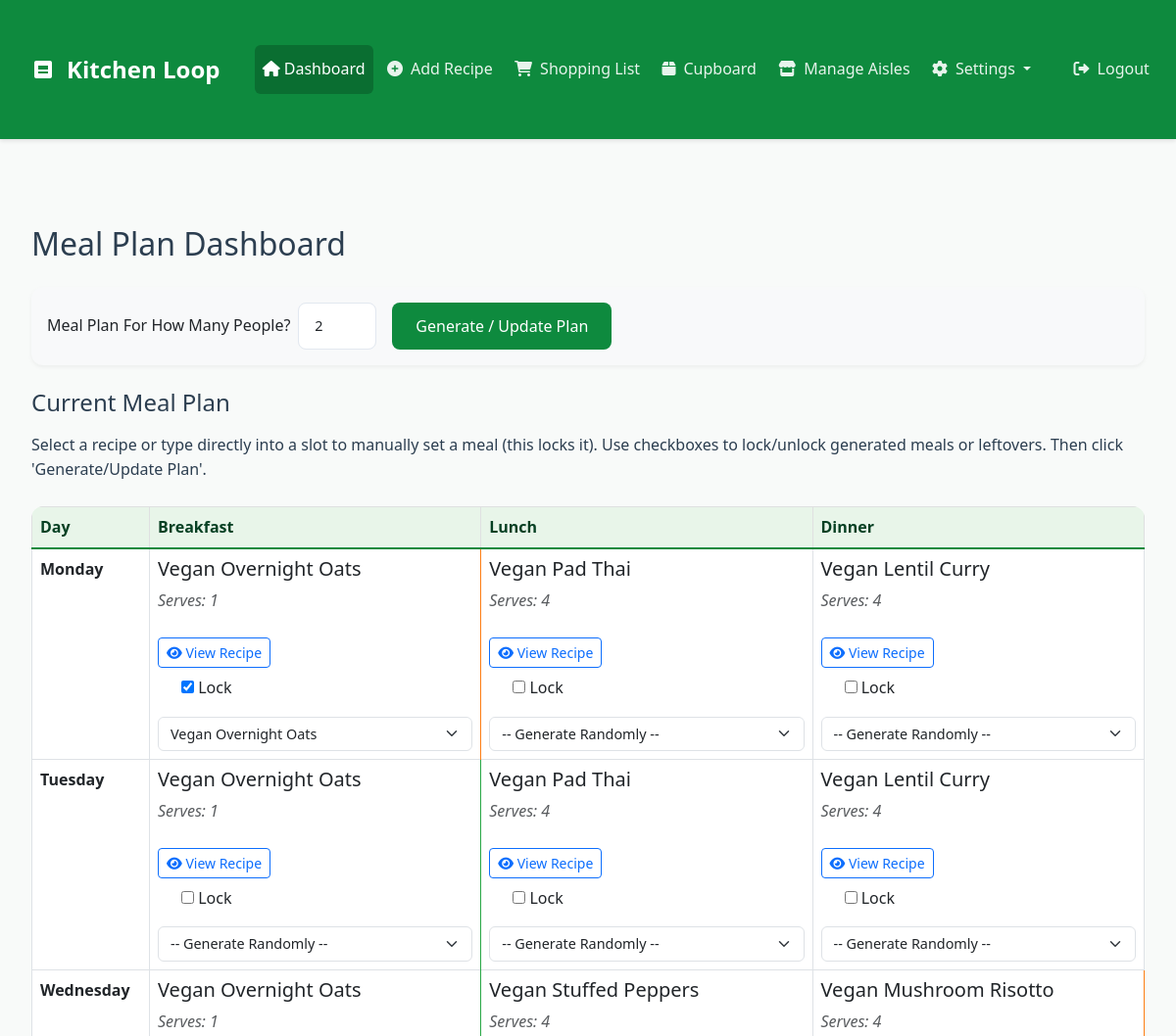
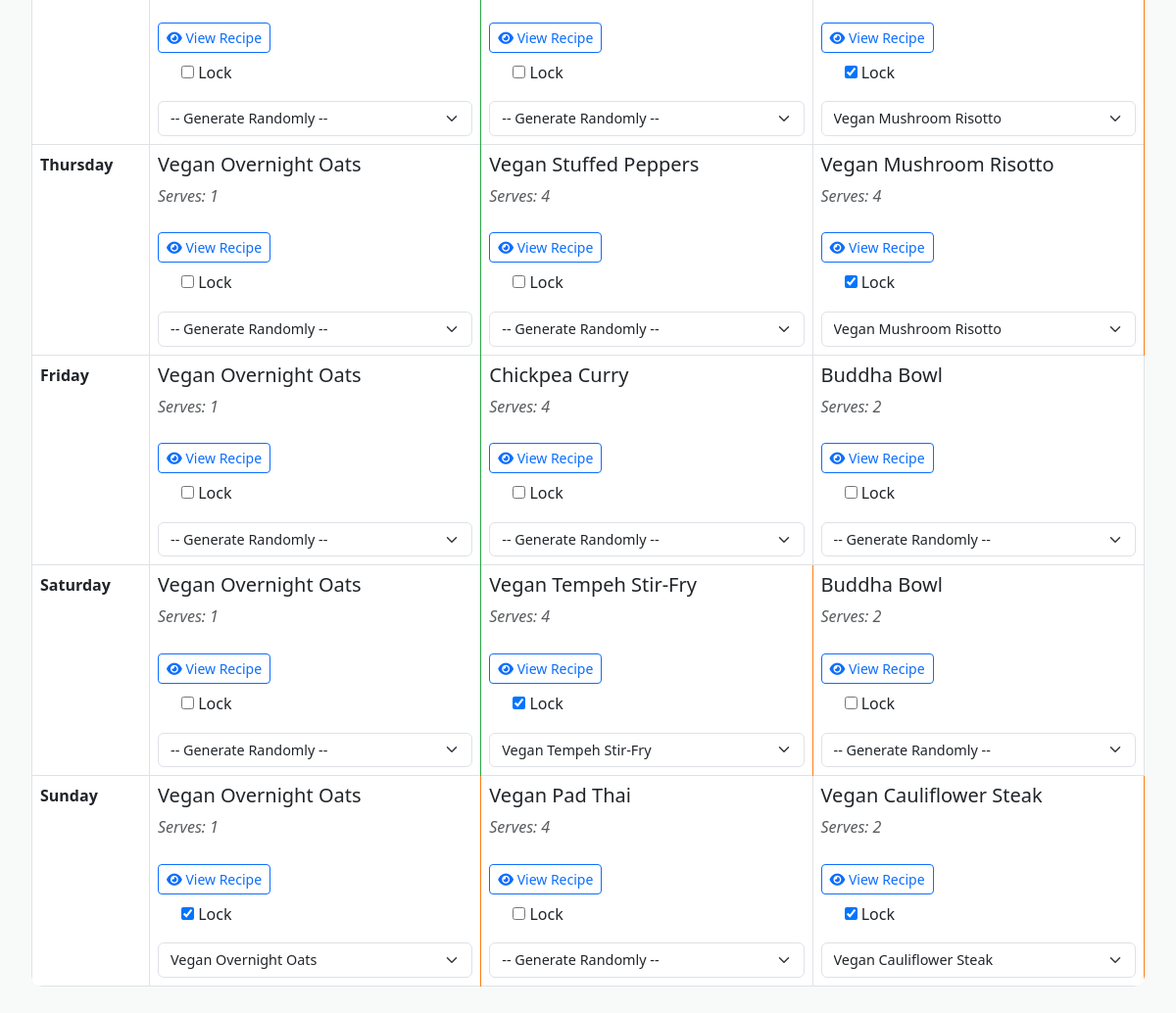
Screenshot of / (signed in) with the database file from the repository (2 pictures, top to bottom).
### app.py (models this page shows, shortened)
class Recipe(db.Model):
    id = db.Column(db.Integer, primary_key=True)
    name = db.Column(db.String(150), nullable=False, unique=True)
    source_link = db.Column(db.String(500), nullable=True)
    method = db.Column(db.Text, nullable=True) # Optional
    servings = db.Column(db.Integer, nullable=False)
    is_breakfast = db.Column(db.Boolean, default=False, nullable=False)
    is_lunch = db.Column(db.Boolean, default=False, nullable=False)
    is_dinner = db.Column(db.Boolean, default=False, nullable=False)
    ingredients = db.relationship('Ingredient', backref='recipe', lazy=True, cascade="all, delete-orphan")
    account_id = db.Column(db.Integer, db.ForeignKey('account.id'), nullable=True)
    is_public = db.Column(db.Boolean, default=False, nullable=False)
    created_by = db.Column(db.Integer, db.ForeignKey('user.id'), nullable=True)
    created_at = db.Column(db.DateTime, default=datetime.utcnow, nullable=False)
    updated_at = db.Column(db.DateTime, default=datetime.utcnow, onupdate=datetime.utcnow, nullable=False)

### app.py (the view, shortened to what this page needs)
@app.route('/', methods=['GET', 'POST'])
@login_required
def dashboard():
    if 'num_people' not in session:
        session['num_people'] = 2
    if 'locked_meals' not in session:
        sync_session_locks_with_db()
    if 'current_plan_ids' not in session:
        session['current_plan_ids'] = generate_meal_plan(session['num_people'], session.get('locked_meals', {}))
        session.modified = True
    plan_ids_from_session: PlanIdsDict = session['current_plan_ids']
    all_recipe_ids_in_plan: Set[int] = {
        mi['recipe_id']
        for dp in plan_ids_from_session.values()
        for mi in dp.values()
        if mi and mi.get('recipe_id') and mi['recipe_id'] != -1 # Check existence and valid ID
    }
    recipes_in_plan_dict: Dict[int, Recipe] = {
        r.id: r for r in Recipe.query.filter(Recipe.id.in_(all_recipe_ids_in_plan)).all()
    } if all_recipe_ids_in_plan else {}
    plan_for_template = {day: {meal_type: None for meal_type in meal_types} for day in days}
    active_locked_meals_state = session.get('locked_meals', {}) # Get current lock state for template
    app.logger.debug(f"[DASHBOARD] Passing locked_meals to template: {active_locked_meals_state}")
    for day in days:
        for meal_type in meal_types:
            meal_info_ids = plan_ids_from_session.get(day, {}).get(meal_type)
            slot_id = f"{day}_{meal_type}" # Used for referencing locks in template
            display_info = {
                'recipe': None,
                'status': 'empty',
                'locked_by_main': False,
                'is_manual_entry': False,
                'default_lock': False,
                'manual_text': None
            }
            if meal_info_ids:
                 recipe_id = meal_info_ids.get('recipe_id')
                 status = meal_info_ids.get('status', 'empty') # Default status if missing
                 display_info.update({
                     'status': status,
                     'locked_by_main': meal_info_ids.get('locked_by_main', False),
                     'default_lock': meal_info_ids.get('default_lock', False)
                 })
                 if recipe_id == -1:
                     display_info.update({
                         'manual_text': meal_info_ids.get('manual_text', 'Manual Entry'),
                         'is_manual_entry': True,
                         'status': 'locked' # Manual entries are always locked
                     })
                 elif recipe_id is not None and recipe_id > 0:
                     recipe_object = recipes_in_plan_dict.get(recipe_id)
                     if recipe_object:
                         display_info['recipe'] = recipe_object
                         display_info['status'] = status
                     else:
                         display_info['recipe'] = None
                         display_info['status'] = 'deleted' # Indicate missing recipe
                         app.logger.warning(f"Recipe ID {recipe_id} found in plan but not in database for slot {slot_id}.")
            plan_for_template[day][meal_type] = display_info
    recipes_for_dropdown = Recipe.query.order_by(Recipe.name).all()
    distinct_aisles = get_distinct_aisles()
    return render_template('dashboard.html',
                           plan=plan_for_template,
                           num_people=session['num_people'],
                           locked_meals=active_locked_meals_state, # Pass the raw lock state for form defaults
                           days=days,
                           meal_types=meal_types,
                           all_recipes=recipes_for_dropdown, # For dropdowns
                           distinct_aisles=distinct_aisles) # For shopping list add form

### app.py (called while the page is built)
@login_manager.user_loader
def load_user(user_id):
    return User.query.get(int(user_id))

def get_distinct_aisles() -> List[str]:
    q1 = db.session.query(Ingredient.aisle).filter(Ingredient.aisle.isnot(None), Ingredient.aisle != '').distinct()
    q2 = db.session.query(PantryItem.aisle).filter(PantryItem.aisle.isnot(None), PantryItem.aisle != '').distinct()
    all_aisles = {row[0] for row in q1.union(q2).all() if row[0]}
    return sorted(list(all_aisles))

def get_persistent_locks() -> Dict[str, Dict[str, Any]]:
    locks = {}
    for lock in LockedMeal.query.all():
        slot_id = f"{lock.day}_{lock.meal_type}"
        lock_info = {
            'recipe_id': lock.recipe_id,
            'manual': lock.is_manual,
            'default': lock.is_default,
            'lock_type': lock.lock_type
        }
        if lock.manual_text:
            lock_info['text'] = lock.manual_text
        app.logger.debug(f"Retrieved lock from DB: {slot_id} - recipe_id: {lock_info['recipe_id']}, manual: {lock_info['manual']}, default: {lock_info['default']}, lock_type: {lock_info['lock_type']}")
        locks[slot_id] = lock_info
    app.logger.info(f"Retrieved {len(locks)} persistent locks from database")
    return locks

def sync_session_locks_with_db() -> None:
    db_locks = get_persistent_locks()
    app.logger.info(f"Syncing session locks with database. Found {len(db_locks)} locks in database.")
    session['locked_meals'] = db_locks
    session.modified = True

### templates/dashboard.html (shortened to what this page needs)
{% extends 'base.html' %}
{% block content %}
<div class="container mt-4">
    <h2 class="mb-4">Meal Plan Dashboard</h2>
<form method="POST" action="{{ url_for('dashboard') }}" id="meal-plan-form">
        <div class="card mb-4 p-3 plan-controls">
            <div class="d-flex align-items-center">
                <label for="num_people" class="me-2">Meal Plan For How Many People?</label>
                <input type="number" id="num_people" name="num_people" value="{{ num_people }}" min="1" class="form-control" style="width: 80px;">
                <button type="submit" class="btn btn-primary ms-3">Generate / Update Plan</button>
            </div>
        </div>
        <h3 class="h4 mb-3">Current Meal Plan</h3>
        <p class="mb-4">Select a recipe or type directly into a slot to manually set a meal (this locks it). Use checkboxes to lock/unlock generated meals or leftovers. Then click 'Generate/Update Plan'.</p>
    <div class="meal-plan-table-container">
            <table class="table table-bordered">
                <thead class="table-light">
            <tr>
                        <th style="width: 120px;">Day</th>
                {% for meal_type in meal_types %}
                <th>{{ meal_type }}</th>
                {% endfor %}
            </tr>
        </thead>
        <tbody>
            {% for day in days %}
            <tr>
                        <td class="fw-bold">{{ day }}</td>
                {% for meal_type in meal_types %}
                    {% set slot_id = day + '_' + meal_type %}
                    {% set meal_info = plan[day][meal_type] %}
                    {% set current_lock_info = locked_meals.get(slot_id) %}
                    {% set is_display_locked = (meal_info.status == 'locked') or (current_lock_info and current_lock_info.manual) or meal_info.default_lock %}
                            {% set lock_type = 'default' if meal_info.default_lock else 'manual' if current_lock_info and current_lock_info.manual else 'user' if is_display_locked else None %}
                            <td class="meal-slot meal-status-{{ meal_info.status if meal_info else 'empty' }} {% if lock_type %}meal-locked-{{ lock_type }}{% endif %}">
                        <div class="meal-slot-content">
                            {% if meal_info and (meal_info.recipe or meal_info.is_manual_entry) %}
                                {% if meal_info.is_manual_entry %}
                                            <h4 class="h5">{{ meal_info.manual_text }}</h4>
                                    <input type="hidden" name="recipeid_{{ slot_id }}" value="-1">
                                        {% else %}
                                    {% set recipe = meal_info.recipe %}
                                            <h4 class="h5">{{ recipe.name }}</h4>
                                            <p class="text-muted"><i>Serves: {{ recipe.servings }}</i></p>
                                            <a href="{{ url_for('view_recipe', recipe_id=recipe.id) }}" class="btn btn-sm btn-outline-primary mt-2">
                                                <i class="fas fa-eye"></i> View Recipe
                                            </a>
                                        {% endif %}
                                        <div class="lock-control mt-2">
                                            <div class="form-check">
                                    <input type="checkbox" name="lock_{{ slot_id }}" id="lock_{{ slot_id }}" class="lock-checkbox{% if lock_type %} lock-type-{{ lock_type }}{% endif %}" data-slot="{{ slot_id }}" {% if locked_meals[slot_id] %}checked{% endif %}>
                                                <label for="lock_{{ slot_id }}" class="form-check-label {% if lock_type %}lock-type-{{ lock_type }}{% endif %}">
                                                    Lock
                                                </label>
                                            </div>
                                </div>
                            {% endif %}
                                </div>
                                <div class="manual-entry-controls mt-3">
                                    <select name="manual_select_{{ slot_id }}" id="manual_select_{{ slot_id }}" onchange="handleManualSelect(this, '{{ slot_id }}')" class="form-select manual-select">
                                <option value="0" {% if not current_lock_info or not current_lock_info.manual %}selected{% endif %}>-- Generate Randomly --</option>
                                {% for r in all_recipes %}
                                <option value="{{ r.id }}" {% if current_lock_info and current_lock_info.recipe_id == r.id %}selected{% endif %}>{{ r.name }}</option>
                                {% endfor %}
                            </select>
                                </div>
                    </td>
                        {% endfor %}
            </tr>
                    {% endfor %}
        </tbody>
    </table>
        </div>
    </form>
</div>
{% endblock %}

### templates/base.html (style rules this page uses)
:root { --brand-primary: #0E8A3E; --brand-secondary: #0A6E31; --brand-light: #E8F5E9; --brand-dark: #064023; --text-primary: #2C3E50; --text-secondary: #596775; --background-light: #F8FAF9; }
body { background-color: var(--background-light); font-family: 'Segoe UI', Tahoma, Geneva, Verdana, sans-serif; color: var(--text-primary); line-height: 1.6; }
.card { border: none; border-radius: 12px; box-shadow: 0 2px 4px rgba(0,0,0,0.05); transition: transform 0.2s ease, box-shadow 0.2s ease; background-color: white; margin-bottom: 1.5rem; }
.btn-primary { background-color: var(--brand-primary); border: none; padding: 0.75rem 1.5rem; font-weight: 500; border-radius: 8px; transition: all 0.3s ease; }
.form-control { padding: 0.75rem 1rem; border-radius: 8px; border: 1px solid #E2E8F0; font-size: 1rem; transition: all 0.3s ease; }
.container { max-width: 1200px; padding: 2rem 1rem; }
.table { background-color: white; border-radius: 12px; overflow: hidden; }
.table thead th { background-color: var(--brand-light); color: var(--brand-dark); font-weight: 600; border-bottom: 2px solid var(--brand-primary); }

### templates/dashboard.html (style rules this page uses)
.meal-plan-table-container { overflow-x: auto; margin-bottom: 2rem; }
.table { margin-bottom: 0; }
.meal-slot { min-width: 250px; padding: 15px; vertical-align: top; }
.meal-slot-content { margin-bottom: 10px; }
.meal-status-new { background-color: #e9ecef; }
.meal-status-leftover { background-color: #e3f2fd; }
.meal-status-locked { background-color: #fff3cd; }
.meal-locked-default { border: 2px solid #28a745; }
.meal-locked-manual { border: 2px solid #fd7e14; }
.plan-controls { background-color: #f8f9fa; }
.form-check { margin-bottom: 0; }
.form-select, .form-control { font-size: 0.9rem; }

### rows the page displays
Recipe: name "Vegan Overnight Oats" "Vegan Overnight Oats" "Vegan Overnight Oats" "Vegan Overnight Oats" "Vegan Overnight Oats" "Vegan Overnight Oats" "Vegan Overnight Oats", servings "1" "1" "1" "1" "1" "1" "1"
Recipe: name "Vegan Pad Thai" "Vegan Pad Thai" "Vegan Pad Thai", servings "4" "4" "4"
Recipe: name "Vegan Lentil Curry" "Vegan Lentil Curry", servings "4" "4"
Recipe: name "Vegan Stuffed Peppers" "Vegan Stuffed Peppers", servings "4" "4"
Recipe: name "Vegan Mushroom Risotto" "Vegan Mushroom Risotto", servings "4" "4"
Recipe: name "Chickpea Curry", servings "4"
Recipe: name "Buddha Bowl" "Buddha Bowl", servings "2" "2"
Recipe: name "Vegan Tempeh Stir-Fry", servings "4"
Recipe: name "Vegan Cauliflower Steak", servings "2"

### other values shown
{{ meal_type }} "Breakfast" "Lunch" "Dinner"
{{ day }} "Monday" "Tuesday" "Wednesday" "Thursday" "Friday" "Saturday" "Sunday"
form field value "Vegan Overnight Oats"
form field value "Vegan Mushroom Risotto"
form field value "Vegan Tempeh Stir-Fry"
form field value "Vegan Cauliflower Steak"
